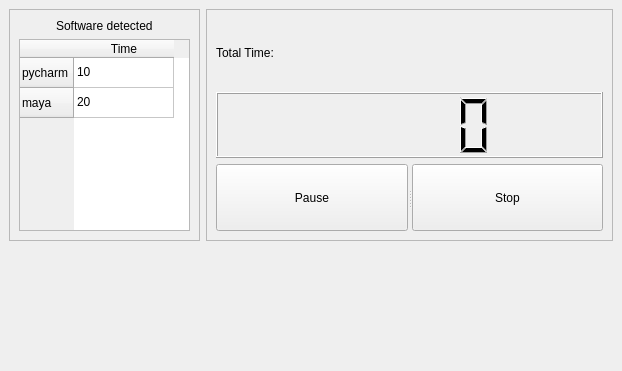
<?xml version="1.0" encoding="UTF-8"?>
<ui version="4.0">
 <class>MainWindow</class>
 <widget class="QMainWindow" name="MainWindow">
  <property name="geometry">
   <rect>
    <x>0</x>
    <y>0</y>
    <width>622</width>
    <height>371</height>
   </rect>
  </property>
  <property name="windowTitle">
   <string>MainWindow</string>
  </property>
  <widget class="QWidget" name="centralwidget">
   <layout class="QGridLayout" name="gridLayout_2">
    <item row="0" column="0">
     <layout class="QFormLayout" name="formLayout">
      <item row="0" column="0">
       <widget class="QFrame" name="frame">
        <property name="frameShape">
         <enum>QFrame::StyledPanel</enum>
        </property>
        <property name="frameShadow">
         <enum>QFrame::Raised</enum>
        </property>
        <layout class="QVBoxLayout" name="verticalLayout">
         <item alignment="Qt::AlignHCenter">
          <widget class="QLabel" name="label">
           <property name="text">
            <string>Software detected</string>
           </property>
          </widget>
         </item>
         <item alignment="Qt::AlignHCenter|Qt::AlignVCenter">
          <widget class="QTableWidget" name="tableWidget">
           <property name="minimumSize">
            <size>
             <width>171</width>
             <height>173</height>
            </size>
           </property>
           <property name="maximumSize">
            <size>
             <width>171</width>
             <height>16777215</height>
            </size>
           </property>
           <row>
            <property name="text">
             <string>pycharm</string>
            </property>
           </row>
           <row>
            <property name="text">
             <string>maya</string>
            </property>
           </row>
           <column>
            <property name="text">
             <string>Time</string>
            </property>
           </column>
           <item row="0" column="0">
            <property name="text">
             <string>10</string>
            </property>
           </item>
           <item row="1" column="0">
            <property name="text">
             <string>20</string>
            </property>
           </item>
          </widget>
         </item>
        </layout>
       </widget>
      </item>
      <item row="0" column="1">
       <widget class="QFrame" name="frame_2">
        <property name="frameShape">
         <enum>QFrame::StyledPanel</enum>
        </property>
        <property name="frameShadow">
         <enum>QFrame::Raised</enum>
        </property>
        <layout class="QGridLayout" name="gridLayout">
         <item row="0" column="0">
          <widget class="QLabel" name="label_2">
           <property name="text">
            <string>Total Time:</string>
           </property>
          </widget>
         </item>
         <item row="1" column="0">
          <widget class="QLCDNumber" name="lcdNumber"/>
         </item>
         <item row="2" column="0">
          <widget class="QSplitter" name="splitter">
           <property name="orientation">
            <enum>Qt::Horizontal</enum>
           </property>
           <widget class="QPushButton" name="pushButton_2">
            <property name="text">
             <string>Pause</string>
            </property>
           </widget>
           <widget class="QPushButton" name="pushButton">
            <property name="text">
             <string>Stop</string>
            </property>
           </widget>
          </widget>
         </item>
        </layout>
       </widget>
      </item>
     </layout>
    </item>
   </layout>
  </widget>
 </widget>
 <resources/>
 <connections/>
</ui>
